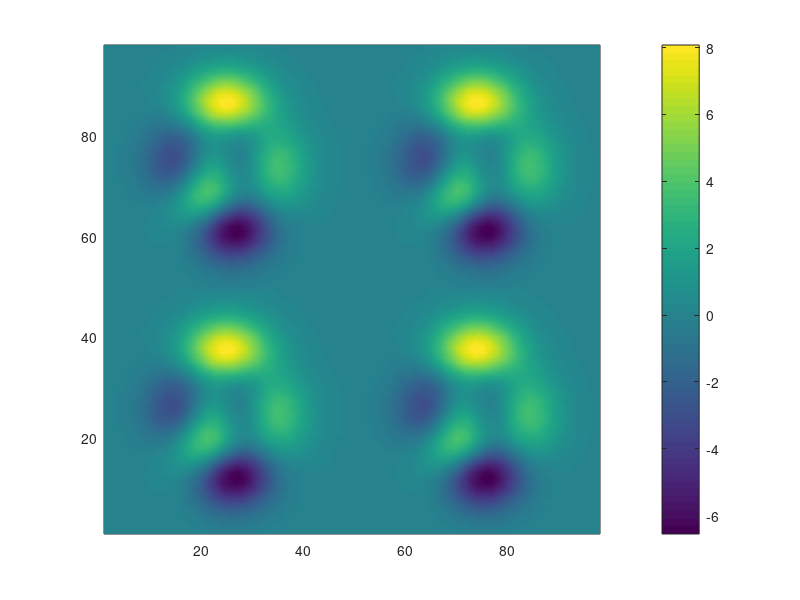

Recreate this plot in MATLAB. (Note: this script raises an error after producing the figure.)
%% |shadem| documentation
% The great Roger Miller once sang, _As long as there's a hill there's a valley /
% Long as there's a valley then the river can flow free / As long as
% there's a Sun there's a shadow / As long as there's a shadow there's a
% place for you and me._ While it's possible that he was referring to
% sneakin' around with some little lover, it's just as likely that he was singing praises of
% |shadem|, this hill-shading function for Matlab.  
% 
% |shadem| adjusts lighting to give a sense of depth to the display of 
% gridded elevation data. Although it was designed for use with the Matlab's 
% Mapping Toolbox, this function can just as easily be used for |pcolor| or
% |surface| plots of any type and the Mapping Toolbox is _not_ required. 
% 
% Matlab's Mapping Toolbox is packaged with several sub-par functions
% that are intended to create shaded relief maps, but the built-in 
% shading functions are difficult to use, create unattractive maps, and
% cannot be used with a colorbar. 
% 
% Where |surflsrm|, |surflm|, |shaderel|, and |meshlsrm| each require an iterative
% process of guess-and-check to determine visually appealing lighting azimuth and 
% elevation, |shadem| allows interaction with the map from the mouse
% and keyboard: Sunlight comes from wherever you click on your map, and
% intensity of the shading effect can be adjusted by pressing the up and
% down keys. 
% 
% <CDT_Contents.html Back to Climate Data Tools Contents>.
%% Syntax 
% 
%  shadem
%  shadem('ui') 
%  shadem(...,LightAngle) 
%  shadem(...,LightingType)
%  shadem(...,MaterialType)  
%  shadem(...,gain)
%  shadem(...,'sun')
%  shadem(...,'obj',ObjectHandle)  
%  [lighth,MaterialType,gain,LightingType,LightAngle] = shadem(...)
%  shadem('reset') 
% 
%% Description  
% 
% |shadem| applies simple lighting to surfaces and patch objects on the current axes.
% 
% |shadem('ui')| illuminates the current axes and opens a user
% interface. When the user interface is running, controls are as follows 
% 
% * *Mouse Click* illuminates surfaces from the direction of the mouse
% click, at an elevation given by proximity to the center of the image.
% Clicking near the far right side of a map will make light come from the
% right at a low angle (low elevation). Clicking closer to the center of the image will
% illuminate topography from above (high angle). 
% * *p* sets |LightingType| to |'phong'| method (default).
% * *f* sets |LightingType| to |'flat'| method.
% * *g* sets |LightingType| to |'gouraud'| method (discontinued in R2014b).
% * *n* sets |LightingType| to |'none'| turns lighting off.
% * *d* sets |MaterialType| to |'dull'| (default).
% * *space* sets |MaterialType| to Matlab's |'default'| material (but note the
% default material in this program is |'dull'|.) 
% * *m* sets |MaterialType| to |'metal'|. 
% * *s* sets |MaterialType| to |'shiny'|.
% * *up key* turns |gain| up.
% * *down key* turns |gain| down.
% * *w* sets light source color to white (default). 
% * *q* sets light source to a color of sunlight corresponding to sun elevation angle.
% * *Return* confirms current settings and terminates the user interface.
% Hit Return only when you are satisfied with the way your map looks. 
% * *Esc* returns the map to its initial state and exits the user
% interface. 
% 
% |shadem(...,LightAngle)| specifies |LightAngle| as a two-element array in the form |[az el]|, 
% where |az| is the azimuthal (horizontal) rotation of the light source and |el|
% is the vertical elevation of the light source.  0 azimuth lies at the six o'clock position on the 
% map and positive degrees move counterclockwise around the map. An
% elevation of 90 degrees places light source directly above the map,
% creating a "high noon" type of shadow, whereas elevation angles closer to 
% zero degrees create "sunrise" or "sunset" shadows. Interpretation of azimuth and elevation 
% is the same as that of the |view| or |lightangle| commands. Default |LightAngle| is |[90 45]|. 
% Any two-element array input to the |shadem| function is
% assumed to be a declaration of |LightAngle|. 
% 
% |shadem(...,LightingType)| selects the algorithm used to calculate the effects of light 
% objects on all surface and patch objects in the current axes. Options are
% 
% * |'phong'| (default) 
% * |'flat'| 
% * |'gouraud'| (discontinued in R2014b) 
% * |'none'| (but I'm not sure why you'd do select this option in |shadem|)
% 
% |shadem(...,MaterialType)| sets lighting characteristics of surface
% and patch objects. |MaterialType| can be 
%
% * |'dull'| (default) 
% * |'default'| (albeit not the default |MaterialType| in |shadem|)
% * |'metal'|
% * |'shiny'|
% 
% |shadem(...,gain)| specifies intensity of shading by exaggerating or minimizing
% the _z_ component of the active surface. This is helpful when _x_ and _y_
% coordinates of data mapping might range from -0.5 to 0.5 map units, while
% _z_ data ranges from -4000 to 3000 meters.  Default |gain| is |0|.
% Negative |gain| values reduce the hillshading effect; positive values
% increase the effect.  Any scalar input to |shadem| is interpreted as
% a |gain| value. 
% 
% |shadem(...,'sun')| sets color of the lighting object as a function of light 
% elevation angle to mimic the color of sunlight at sunrise/sunset, noon,
% or any angle in between.
% 
% |shadem(...,'obj',ObjectHandle)| specifies a surface object as a
% target when multiple surface objects exist in the current set of axes. 
% This usage is a bit clunky, may result in strange maps, and is not fully 
% endorsed by the author of the function. Nonetheless, the ability to specify 
% an active surface sometimes helps the author of this function, and he
% thinks that maybe sometimes it could help you too. 
% 
% |[lighth,MaterialType,gain,LightingType,LightAngle] = shadem(...)|
% returns a handle of the |lightangle| object |lighth|, |MaterialType|,
% |gain| value, |LightingType|, and |LightAngle| azimuth and elevation. 
% 
% |shadem('reset')| resets shading by deleting light objects. Note
% that this may not completely undo all settings put in place by previous 
% calls of |shadem|. In some cases this program alters _z_ data values, 
% and the |'reset'| command does not return _z_ values to their original
% state. 
% 
%% Example 1: 2D |pcolor|
% Consider this gridded surface: 

pcolor(repmat(peaks,2))
shading interp
colorbar

%%
% Use |shadem| to give the surface a sense of depth, and make it shiny: 

shadem shiny

%% Example 2: 3D |surf| 
% This program also works with 3D data.

figure 
surf(peaks) 
shading interp

%% 
% Apply |shadem| with Matlab's |'default'| material propterties. Let
% light enter from 60 degrees in the horizontal at 50 degrees elevation: 

shadem([60 50]) 

%% Example 3: Global topography, unprojected coordinates
% For this example, use <cdtgrid_documentation.html |cdtgrid|> to make a quarter-degree 
% global grid and <topo_interp_documentation.html |topo_interp|> to get the corresponding
% topography. Set the colormap with <cmocean_documentation.html |cmocean|>: 

% quarter-degree lat,lon grid: 
[lat,lon] = cdtgrid(1/4); 

% global topography: 
z = topo_interp(lat,lon); 
%
figure
pcolor(lon,lat,z) 
shading interp
cmocean('topo','pivot') % sets the colormap

%% 
% Add hillshade to the global topography map like this

shadem(-17,[225 80])

%% 
% In the figure above, we used a gain value of -17. The amount of gain you use is related
% to how the units of x and y (in the case above, lon and lat) compare to the units of z. 
% If x,y, and z are all in the same units, a gain value of zero might be appropriate. 

%% Example 4: Adding another variable 
% Hillshade is great for providing context, so even when topography isn't the main point
% of a map, you can still use relief shading to show how a variable interacts with topography. 
% Case in point: the plot above depicts topography both with hillshade, and with the cmocean 
% _topo_ colormap. But even if we take the colormap away, the relief shading is still evident. 
% here's the same map as above, but setting the colormap to pure white: 

colormap([1 1 1]) 

%% 
% So perhaps you have some other variable you're really trying to put into perspective. For 
% example, the distance to the nearest coast line, which can be obtained with <dist2coast_documentation.html |dist2coast|>. 
% For the same grid as Example 3, get the distances to the coast, and use <island_documentation.html |island|> 
% to set the land values to negative distances: 

% Get distances to the coast for the grid from example 3: 
D = dist2coast(lat,lon); 

% Set land values to negative: 
land = island(lat,lon); 
D(land) = -D(land); 

figure
surf(lon,lat,z,D)
shading interp
view(2)
axis tight 
cmocean('balance','pivot') 
cb = colorbar; 
ylabel(cb,'distance to nearest coast (km)') 

%% 
% Now use |shadem| to put that map in the context of global topography:

shadem(-19)

%% Example 5: Global topography with Matlab's Mapping Toolbox
% If you have Matlab's mapping toolbox, repeat Example 3, but for a |worldmap|: 

figure
worldmap('world') 
cla % removes grid lines
pcolorm(lat,lon,z) 
cmocean('topo','pivot')
shadem(7,[225 75]) 

%% Known Issue
% I have received feedback that the |LightAngle| cannot be adjusted when
% using the Mapping Toolbox with Matlab release R2014b.  As I understand
% it, this bug only affects the Mapping Toobox release 2014b and has been
% fixed in R2015a. 

%% Author Info 
% The |shadem| function and supporting documentation were created by
% <http://www.chadagreene.com Chad A. Greene> of the University of Texas 
% at Austin's <http://www.ig.utexas.edu/research/cryosphere/ Institute for
% Geophysics (UTIG)>. January 2015. 
